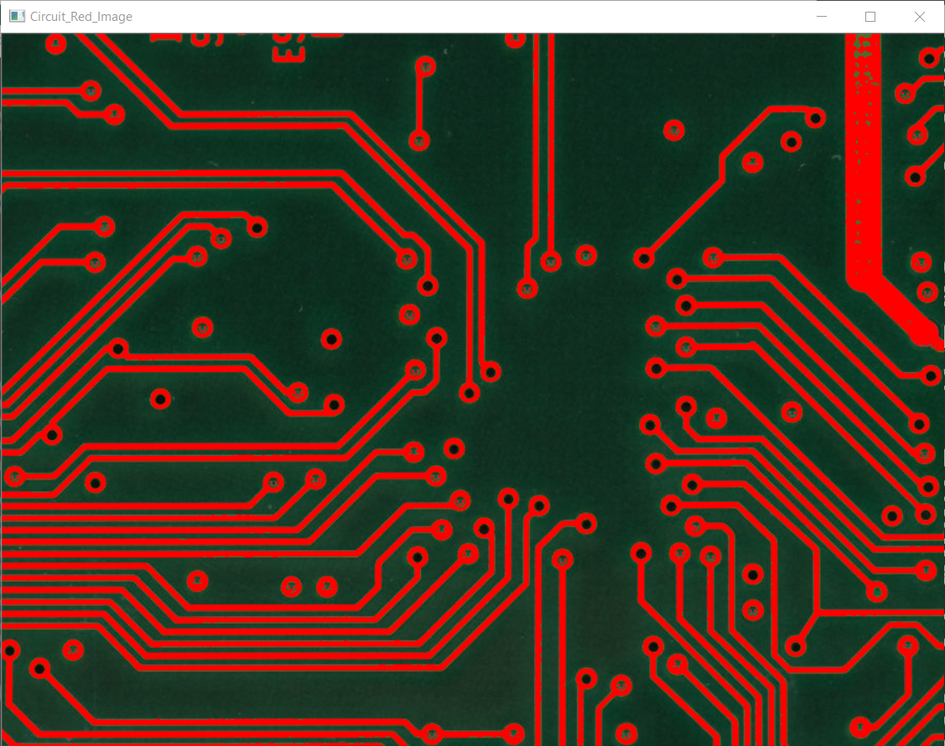
#> input picture Colour Transition & Gamma Correction/Colour Transitioning/Circuit_RedImage.png, 945 x 746 px, shrunk from 1127 x 890 before the run
$ jupyter execute ps6-1.ipynb
#> lines starting #> are read from the running program, lines starting #| are printed output that depends on the picture; after the words box and inside, x2 and y2 are one past the last pixel; in counts of white or black regions, pixels touching at a corner belong together
[cell 1]
import cv2
import numpy as np
#import argparse

# check size (bounding box) is square
def isSquare(siz):
    ratio = abs(siz[0] - siz[1]) / siz[0]
    #print (siz, ratio)
    if ratio < 0.1:
        return True
    else:
        return False

# chekc circle from the arc length ratio
def isCircle(cnt):
    (x,y),radius = cv2.minEnclosingCircle(cnt)
    len = cv2.arcLength(cnt, True)
    ratio = abs(len - np.pi * 2.0 * radius) / (np.pi * 2.0 * radius)
    #print(ratio)
    if ratio < 0.1:
        return True
    else:
        return False

img1 = input("Enter an Image: ")
#> the answer given: ../../Colour Transition & Gamma Correction/Colour Transitioning/Circuit_RedImage.png

img = cv2.imread(img1)
#> img is the input picture: shape (746, 945, 3); mean B, G, R 39.5, 54.9, 76.8

# Convert to gray-scale
gray = cv2.cvtColor(img, cv2.COLOR_RGB2GRAY)
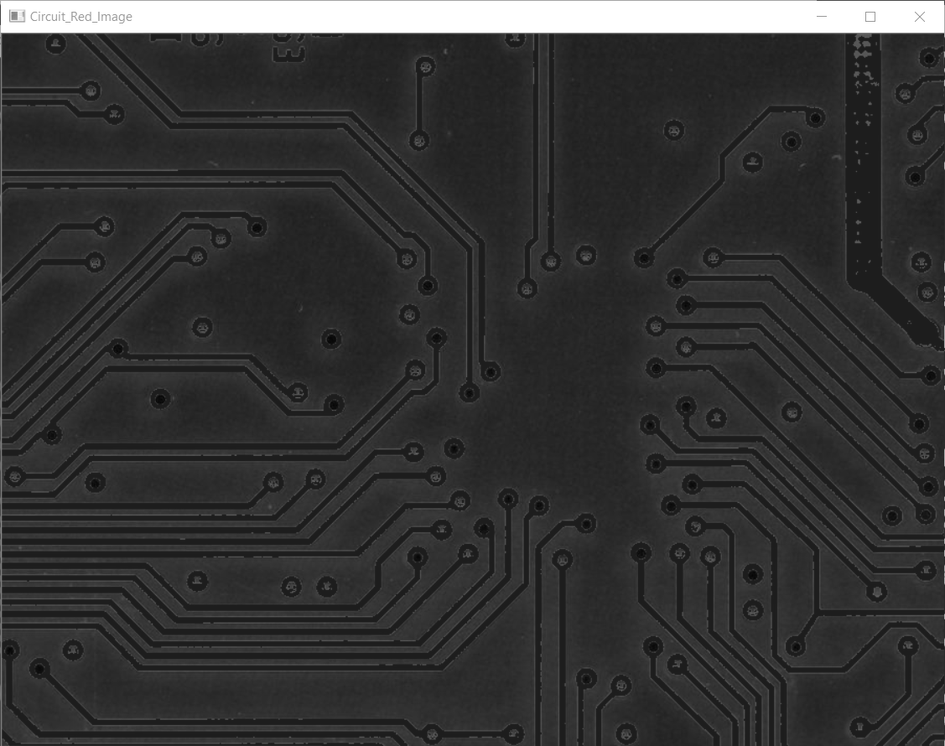
#> gray: shape (746, 945); min 4, max 255, mean 52.8
# Binary
thr,dst = cv2.threshold(gray, 60, 255, cv2.THRESH_BINARY)
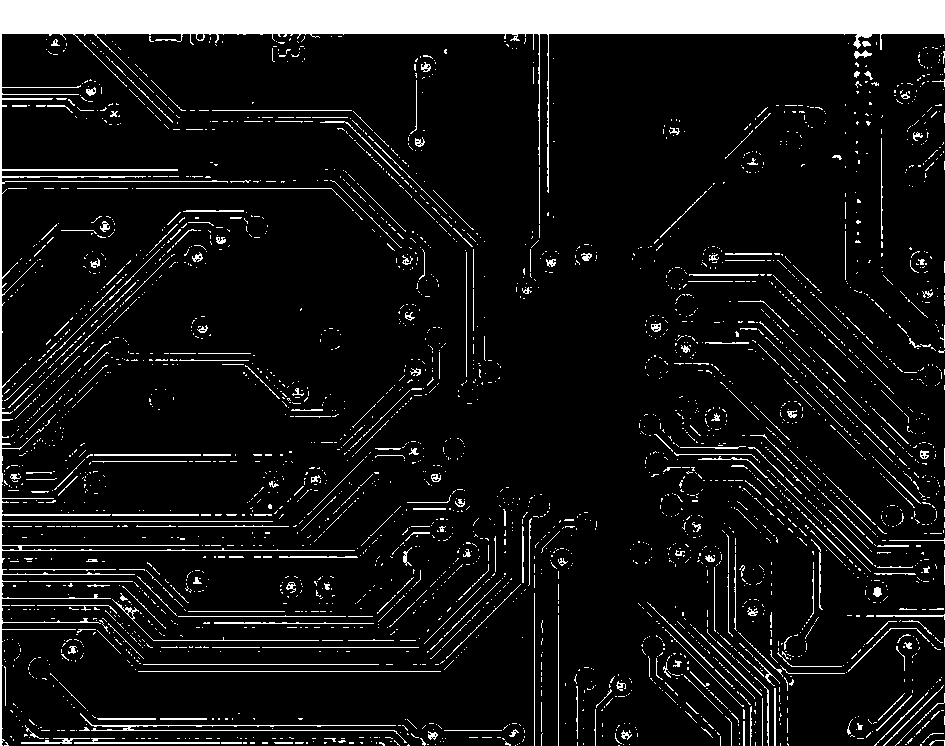
#> dst: shape (746, 945); 9.4% white; 3009 white regions (2679 under 20 px), largest, box (x1, y1, x2, y2) and area: (0, 0, 945, 746) 37482, (80, 713, 407, 743) 751, (74, 738, 220, 744) 328

kernel = np.ones((5,5), dtype = np.uint8)
kernel1 = np.ones((3,3), dtype = np.uint8)
kernel2 = np.ones((1,1), dtype = np.uint8)
# clean up
dst = cv2.morphologyEx(dst,cv2.MORPH_CLOSE,kernel)
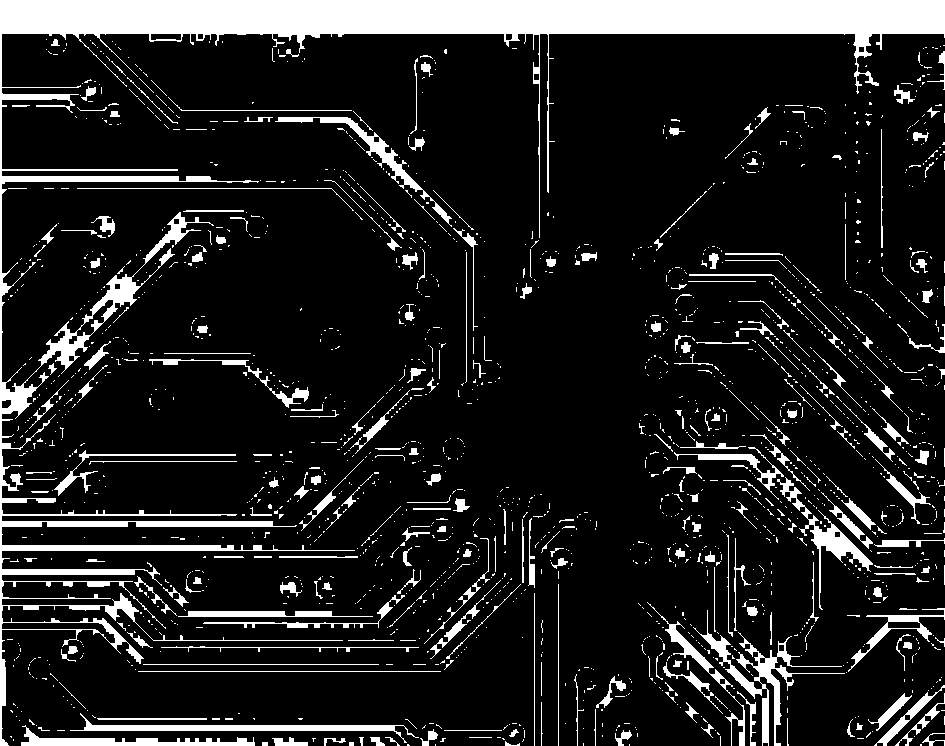
#> dst: shape (746, 945); 12.9% white; 1847 white regions (1576 under 20 px), largest, box (x1, y1, x2, y2) and area: (0, 0, 945, 746) 48886, (693, 610, 845, 746) 2505, (70, 713, 419, 743) 1976

for i in range(1):
    dst = cv2.dilate(dst, kernel1)
#> this loop made 1 pass
#> pass 1, `dst = cv2.dilate(dst, kernel1)`:
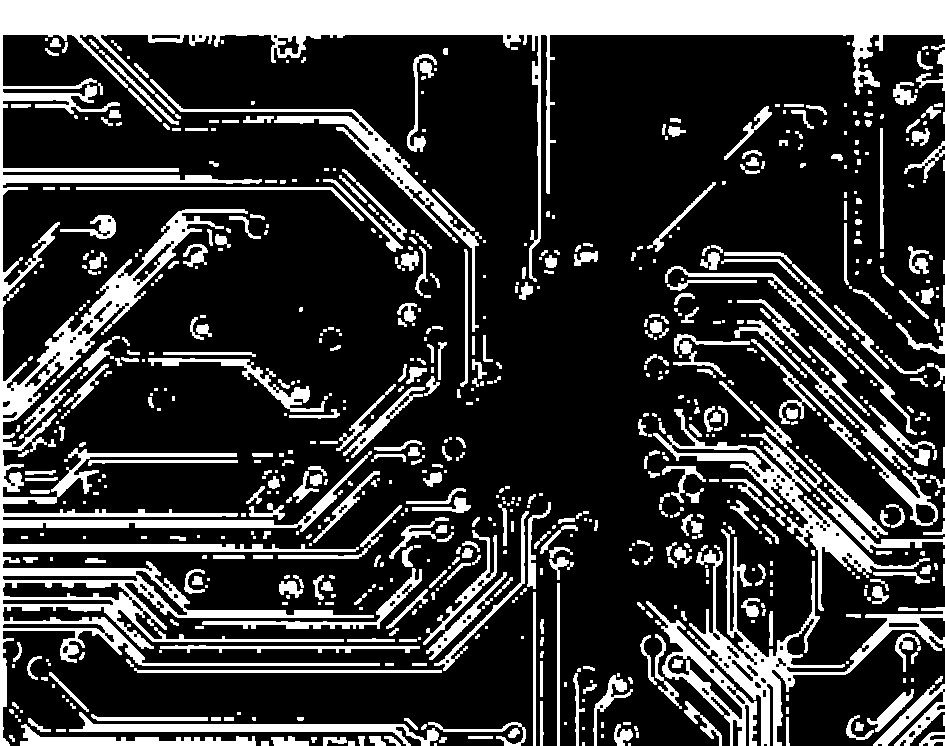
#> dst: shape (746, 945); 22.7% white; 774 white regions (333 under 20 px)

# find contours with hierachy
cont, hier = cv2.findContours(dst, cv2.RETR_TREE, cv2.CHAIN_APPROX_SIMPLE)
#> cont = 953 contours, 545 with area under 20; largest, box (x1, y1, x2, y2) and area: (0, 0, 945, 746) 66838, (687, 529, 945, 746) 6848, (653, 409, 930, 611) 5524, (150, 79, 482, 332) 3756, (646, 601, 757, 746) 3670
#print(np.shape(cont))
# each contoure
for i in range(len(cont)):
    c = cont[i]
    h = hier[0,i]

    if h[2] == -1 and h[3] == 0:
        # no child and parent is image outer
        img = cv2.drawContours(img, cont, i, (0,0,255),-1)
    elif h[3] == 0 and hier[0,h[2]][2] == -1:
        # with child
        if isCircle(c):
            if isCircle(cont[h[2]]):
                # double circle
                img = cv2.drawContours(img, cont, i, (0,255,0),-1)
        else:
            # 1 child and shape bounding box is not squre
            if not isSquare(cv2.minAreaRect(c)[1]) and hier[0,h[2]][0] == -1 and hier[0,h[2]][1] == -1:
                img = cv2.drawContours(img, cont, i, (255,0, 0),-1)
            else:
                img = cv2.drawContours(img, cont, i, (0, 255, 255), -1)
    elif h[0] == -1 and not isCircle(c) and hier[0,h[2]][0] == -1:
        img = cv2.drawContours(img, cont, i, (255, 0, 127), -1)
#> this loop made 953 passes
#> h on passes 6 to 8: [6, 4, -1, -1], [7, 5, -1, -1], [8, 6, -1, -1]
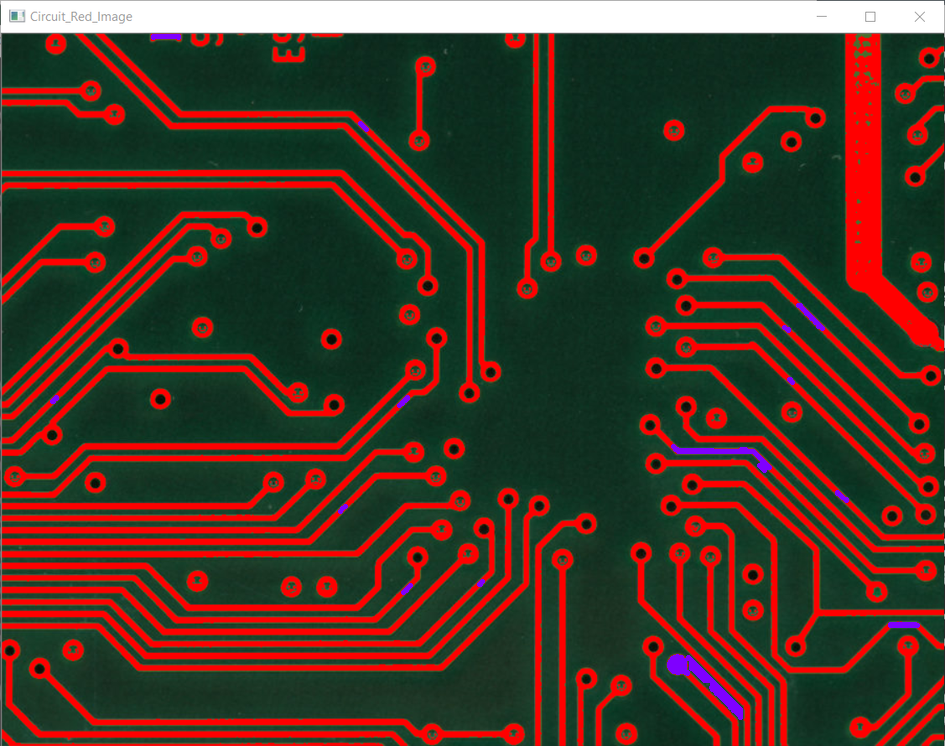
#> img: shape (746, 945, 3); 0.41% of pixels changed, all inside (x1, y1, x2, y2) = (50, 34, 920, 720)

cv2.namedWindow("Image",cv2.WINDOW_NORMAL)
cv2.imshow("Image", img)
#cv2.imshow("Semi", dst)

cv2.imwrite("all-parts-output.png", img)
cv2.waitKey()
cv2.destroyAllWindows()
